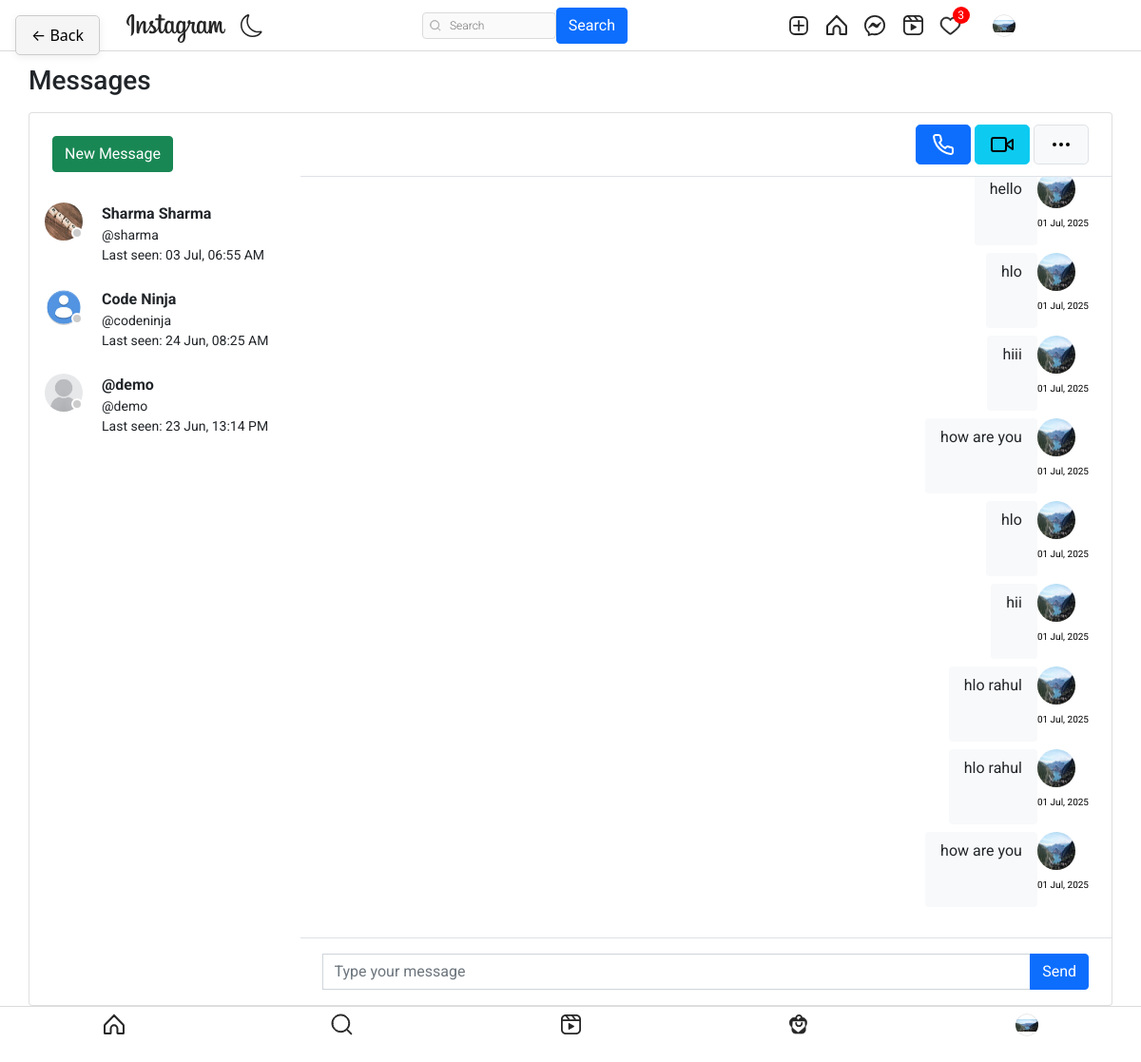
The app's page /message/direct/rahul (signed in), older data.
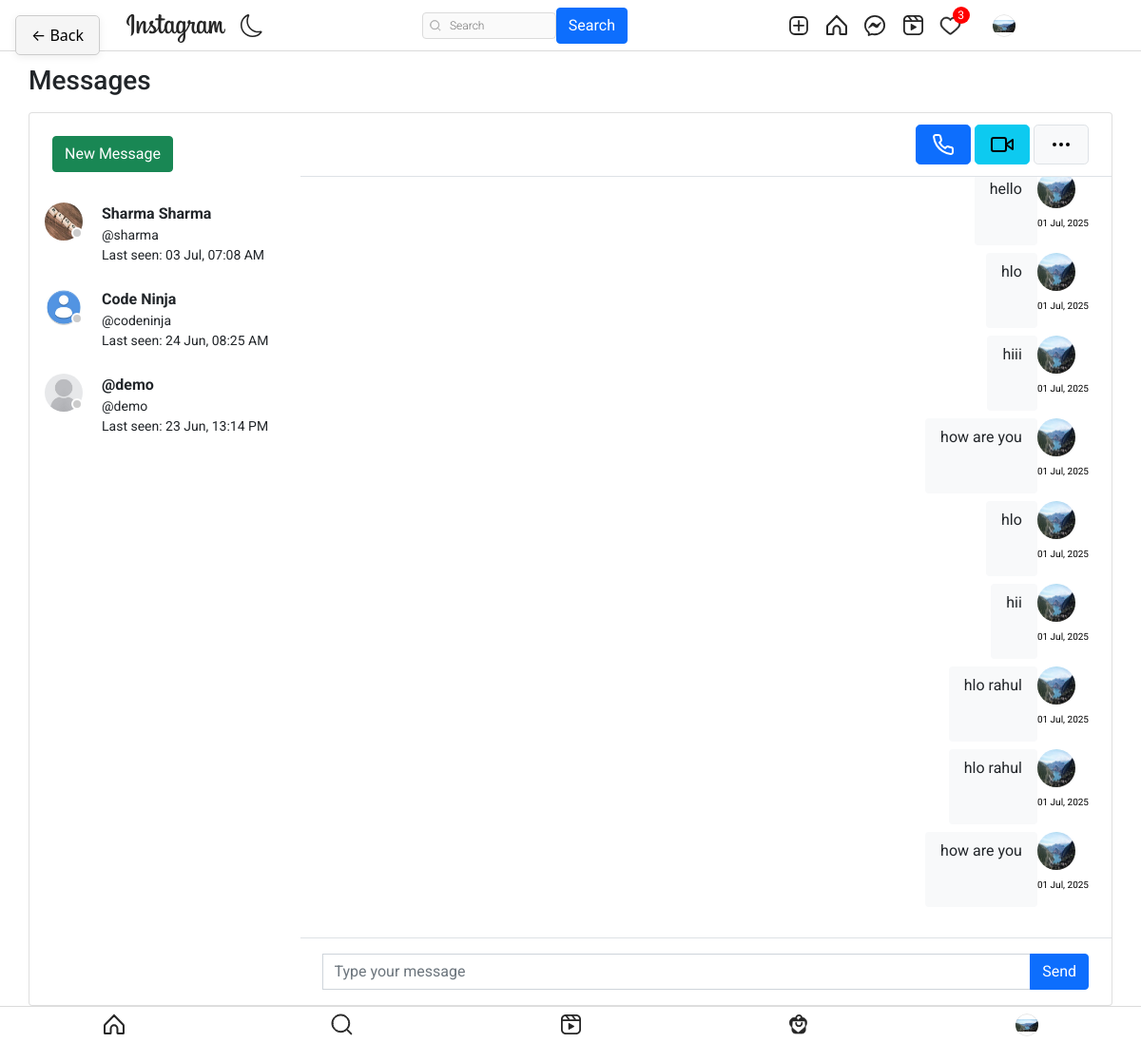
The same page, newer data.
### authy/models.py (models this page shows, shortened)
class Profile(models.Model):
    user = models.OneToOneField(User, related_name='profile', on_delete=models.CASCADE)
    image = models.ImageField(upload_to="profile_pciture", null=True, default="default.jpg")
    first_name = models.CharField(max_length=200, null=True, blank=True)
    last_name = models.CharField(max_length=200, null=True, blank=True)
    bio = models.CharField(max_length=200, null=True, blank=True)
    location = models.CharField(max_length=200, null=True, blank=True)
    url = models.URLField(max_length=200, null=True, blank=True)
    favourite = models.ManyToManyField(Post, blank=True)
    following = models.ManyToManyField('self', symmetrical=False, related_name='followers', blank=True)
    blocked_users = models.ManyToManyField('self', symmetrical=False, related_name='blocked_by')
    last_active = models.DateTimeField(null=True, blank=True)
    @property
    def is_online(self):
        if self.last_active:
            return (timezone.now() - self.last_active).total_seconds() < 300  # 5 minutes
        return False
    def save(self, *args, **kwargs):
        super().save(*args, **kwargs)
        img = Image.open(self.image.path)
        if img.height > 300 or img.width > 300:
            output_size = (300, 300)
            img.thumbnail(output_size)
            img.save(self.image.path)

### directs/views.py (the view, shortened to what this page needs)
# urls.py: path('', Directs, name="message"),
@login_required
def Directs(request, username=None):
    user = request.user
    messages = Message.get_message(user=user)
    active_direct = username
    to_user = User.objects.get(username=username)
    usernames = sorted([user.username, to_user.username])
    room_name_for_ws = f"{usernames[0]}_{usernames[1]}"
    directs = Message.objects.filter(user=user).filter(
        Q(sender=to_user) | Q(reciepient=to_user)
    ).order_by('date')
    Message.objects.filter(user=user, reciepient=to_user, is_read=False).update(is_read=True)
    for message in messages:
        if message['user'].username == username:
            message['unread'] = 0
    following_profiles = user.profile.following.all()
    follower_profiles = user.profile.followers.all()
    combined_profiles = set(list(following_profiles) + list(follower_profiles))
    if user.profile in combined_profiles:
        combined_profiles.remove(user.profile)
    messaged_users = {msg['user'].profile for msg in messages} if messages else set()
    sidebar_users = list(messaged_users) + [p for p in combined_profiles if p not in messaged_users]
    user_profile = user.profile
    to_user_profile = to_user.profile
    blocked = (to_user_profile in user_profile.blocked_users.all()) or (user_profile in to_user_profile.blocked_users.all())
    context = {
        'directs': directs,
        'messages': messages,
        'active_direct': active_direct,
        'blocked': blocked,
        'sidebar_users': sidebar_users,
        'room_name': room_name_for_ws
    }
    return render(request, 'directs/direct.html', context)

### Django_Instagram/context_processors.py (called while the page is built)
def unread_messages(request):
    if request.user.is_authenticated:
        unread_count = Message.objects.filter(user=request.user, is_read=False).count()
        print(f"User {request.user.username} has {unread_count} unread messages")
        return {'unread_messages': unread_count}
    return {'unread_messages': 0}

### directs/models.py (called while the page is built)
    def get_message(user):
        users = []
        messages = Message.objects.filter(user=user).values('reciepient').annotate(last=Max('date')).order_by('-last')
        for message in messages:
            users.append({
                'user': User.objects.get(pk=message['reciepient']),
                'last': message['last'],
                'unread': Message.objects.filter(user=user, reciepient__pk=message['reciepient'], is_read=False).count()
            })
        return users

### notification/views.py (called while the page is built)
def notification_count(request):
    if request.user.is_authenticated:
        count = Notification.objects.filter(user=request.user, is_seen=False).count()
        return {'notification_count': count}
    return {'notification_count': 0}

### templates/directs/direct.html (shortened to what this page needs)
{% extends 'base.html' %}
{% load static %}
{% block content %}
<head>
	<link href="https://cdn.jsdelivr.net/npm/bootstrap@5.1.3/dist/css/bootstrap.min.css" rel="stylesheet">
</head>
<br><br>
<main class="conetent">
    <div class="container p-0">
		<h1 class="h3 mb-3">Messages</h1>
		<div class="card">
			<div class="row g-0">
				<div class="col-12 col-lg-12 col-xl-3 border-right" >
					<div class="px-4 d-none d-md-block">
						<div class="d-flex align-items-center">
							<div class="flex-grow-1">
								<a href="{% url 'search-users' %}" class="btn btn-success mt-4 mb-4">New Message</a>
							</div>
						</div>
					</div>
					{% if sidebar_users %}
					{% for p in sidebar_users %}
					<a href="{% url 'directs' p.user.username %}" class="list-group-item list-group-item-action border-0 {% if active_direct == p.user.username %}active{% endif %}">
						<div class="d-flex align-items-start pb-2">
							<div style="position: relative; display: inline-block;">
								<img src="{{ p.image.url }}" class="rounded-circle mr-1" alt="img" width="40" height="40">
								{% if p.is_online %}
									<span class="online-status online" title="Online"></span>
								{% else %}
									<span class="online-status" title="Offline"></span>
								{% endif %}
							</div>
							<div class="flex-grow-1 ml-6">
								<b>
									{% if p.first_name or p.last_name %}
										{{p.first_name}} {{p.last_name}}
									{% else %}
										@{{p.user.username}}
									{% endif %}
								</b>
								<div class="small">
									@{{p.user.username}}<br>
									{% if p.is_online %}
										Online
									{% else %}
										Last seen: {{ p.last_active|date:"d M, H:i A" }}
									{% endif %}
								</div>
							</div>
						</div>
					</a>
					{% endfor %}
					{% else %}
						<p class="p-4 text-center">You have no followers or following users.</p>
					{% endif %}
				</div>
				<div class="col-12 col-lg-7 col-xl-9">
					<div class="py-2 px-4 border-bottom d-none d-lg-block">
						<div class="d-flex align-items-center py-1">
							<div>
								<button class="btn btn-primary btn-lg mr-1 px-3"></button>
								<button class="btn btn-info btn-lg mr-1 px-3 d-none d-md-inline-block"></button>
								<button class="btn btn-light border btn-lg px-3"></button>
							</div>
						</div>
					</div>
					<div class="position-relative">
						<div id="chat-messages-container" class="chat-messages p-4">
									{% for direct in directs %}
										{% if direct.sender == request.user %}
											<div class="chat-message-right pb-2">
												<div>
													<a href=""><img src="{{ direct.sender.profile.image.url }}" class="rounded-circle mr-1" alt="img" width="40" height="40"></a>
													<div class="text-muted small text-nowrap mt-2" style="font-size:10px; color: rgba(180, 180, 180, 0);"><p style="font-size:10px; color: black;">{{direct.date|date:"d M, Y"}}</p></div>
												</div>
												<div class="flex-shrink-1 bg-light rounded py-2 px-3 ml-3">
													{{direct.body|safe}}
												</div>
											</div>
										{% endif %}
									{% endfor %}
						</div>
					</div>
						<div class="flex-grow-0 py-3 px-4 border-top">
							{% if blocked %}
								<div class="alert alert-danger mb-0">You cannot send messages to this user.</div>
							{% else %}
								<form id="chat-form">
									<div class="input-group">
										<input name="body" type="text" class="form-control" placeholder="Type your message" required>
										<button class="btn btn-primary" type="submit">Send</button>
									</div>
								</form>
							{% endif %}
						</div>
				</div>
			</div>
		</div>
	</div>
</main>
</html>
{% endblock content %}

Row changes from the older to the newer data that the page shows:
changed Profile "Sharma": last_active "03 Jul, 06:55 AM" → "03 Jul, 07:08 AM"
